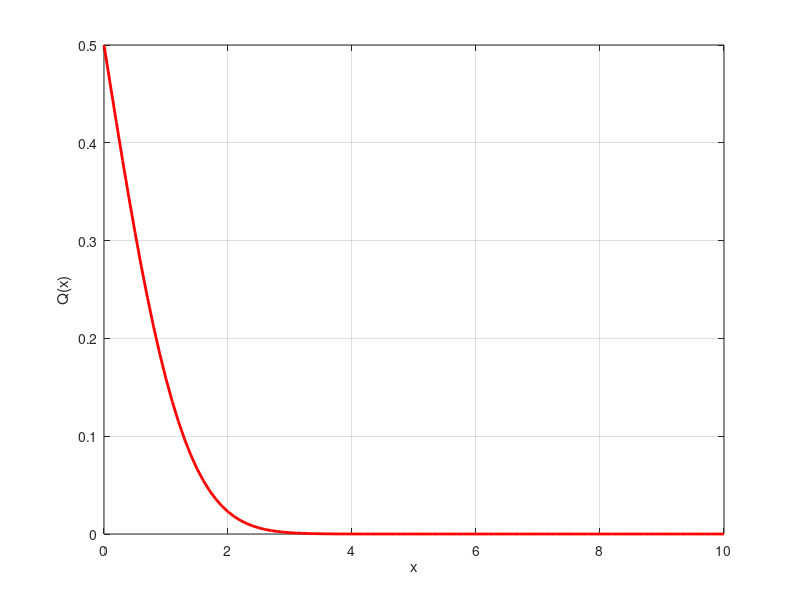

Write the MATLAB code that produced this figure.

clc
close all
clear all

x=(0:0.1:10)';

q1=qfunc(x);

plot(x,q1,'r-','LineWidth',2);
grid on
xlabel('x');ylabel('Q(x)');
